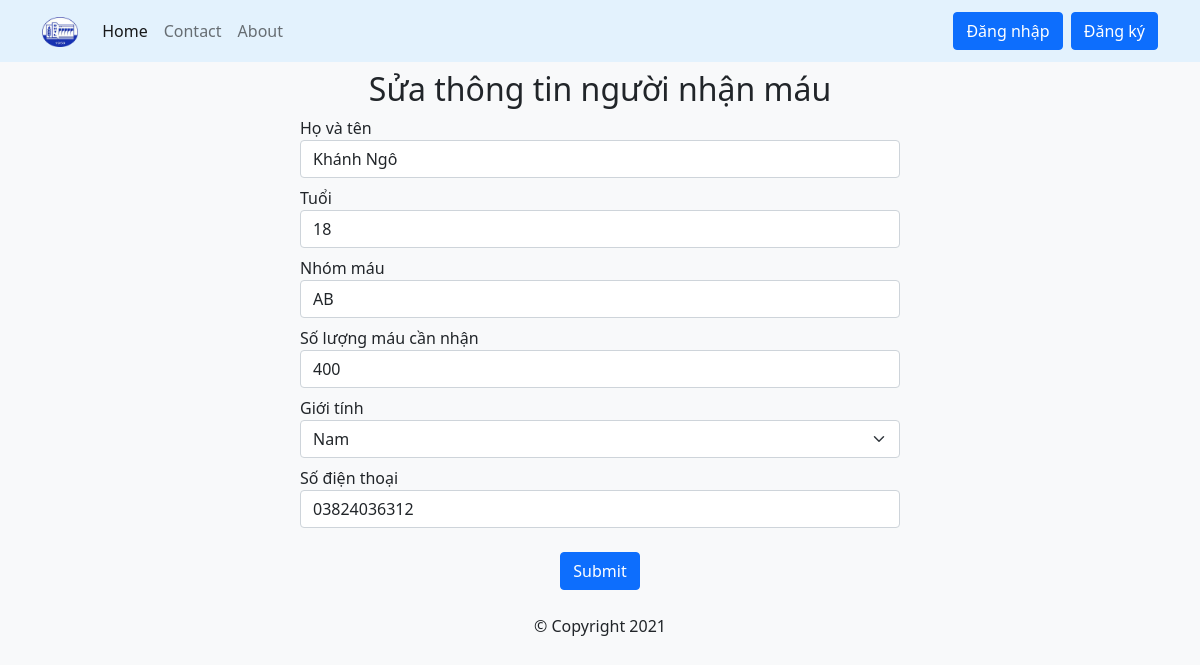
/edit.php?id=10, run on the app's committed database.
### tables this page shows
CREATE TABLE `blood_recipient` (
  `reci_id` int(10) NOT NULL,
  `reci_name` varchar(255) NOT NULL,
  `reci_age` int(11) NOT NULL,
  `reci_bgrp` varchar(3) NOT NULL,
  `reci_bqnty` int(11) NOT NULL,
  `reci_sex` varchar(5) NOT NULL,
  `reci_reg_date` timestamp NOT NULL DEFAULT current_timestamp(),
  `reci_phno` varchar(12) NOT NULL
);

### src/edit.php (the view, shortened to what this page needs)
<?php
include('config/db_connect.php');
$id = $_GET['id'];
$query = "SELECT * FROM blood_recipient where reci_id = '$id'";
$result = mysqli_query($conn, $query);
$recipient = mysqli_fetch_assoc($result);
$quantity = $recipient['reci_bqnty'];
$name = $recipient['reci_name'];
$phone = $recipient['reci_phno'];
$age = $recipient['reci_age'];
$group = $recipient['reci_bgrp'];
$selectSex = $recipient['reci_sex'];
?>
<!DOCTYPE html>
<html lang="en">
<?php include('templates/header.php'); ?>
<div class="container">
    <h2 class="text-center mt-2">Sửa thông tin người nhận máu</h2>
    <form class="form-add" method="POST">
        <div class="form-group mt-2">
            <label for="exampleFormControlInput1">Họ và tên</label>
            <input required name="name" type="text" value="<?php echo htmlspecialchars($name); ?>" class="form-control" id="exampleFormControlInput1">
        </div>
        <div class="form-group mt-2">
            <label for=" exampleFormControlInput1">Tuổi</label>
            <input required name="age" type="text" value="<?php echo htmlspecialchars($age); ?>" class="form-control" id="exampleFormControlInput1">
        </div>
        <div class="form-group mt-2">
            <label for="exampleFormControlInput1">Nhóm máu</label>
            <input required name="group" type="text" value="<?php echo htmlspecialchars($group); ?>" class="form-control" id="exampleFormControlInput1">
        </div>
        <div class="form-group mt-2">
            <label for="exampleFormControlInput1">Số lượng máu cần nhận</label>
            <input required name="quantity" type="text" value="<?php echo htmlspecialchars($quantity); ?>" class="form-control" id="exampleFormControlInput1" placeholder="quantity ">
        </div>
        <div class="form-group mt-2">
            <label for="exampleFormControlSelect1">Giới tính</label>
            <select name="selectSex" class="form-select" id="exampleFormControlSelect1">
                <option <?php if ($selectSex == "Nam") echo "selected";  ?> value="Nam">Nam</option>
            </select>
        </div>
        <div class="form-group mt-2">
            <label for="exampleFormControlInput1">Số điện thoại</label>
            <input required name="phone" type="text" value="<?php echo htmlspecialchars($phone); ?>" class="form-control" id="exampleFormControlInput1">
        </div>
        <div class="text-center mt-4">
            <button name="submit_unit" type="submit" class="btn btn-primary"> Submit </button>
        </div>
    </form>
</div>
<?php include('templates/footer.php'); ?>
</html>

### src/assets/css/app.css (style rules this page uses)
form { width: 600px; margin: auto; }

### src/assets/css/error.css (style rules this page uses)
* { -webkit-box-sizing: border-box; box-sizing: border-box; }
body { padding: 0; margin: 0; }

### data on the page
blood_recipient: name "Khánh Ngô", age "18", group "AB", quantity "400", selectSex "Nam", phone "03824036312"
